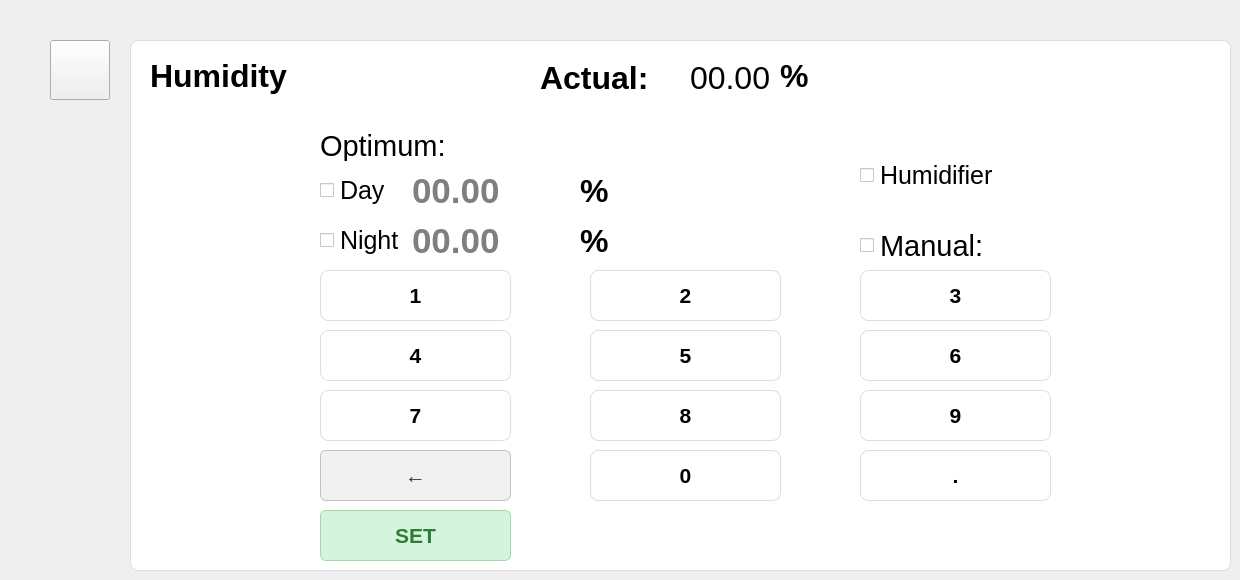
    <widget class="QWidget" name="humPage">
     <widget class="QPushButton" name="goDashboardFromHum">
      <property name="geometry">
       <rect>
        <x>50</x>
        <y>40</y>
        <width>60</width>
        <height>60</height>
       </rect>
      </property>
      <property name="font">
       <font>
        <pointsize>20</pointsize>
        <weight>75</weight>
        <bold>true</bold>
       </font>
      </property>
      <property name="text">
       <string/>
      </property>
      <property name="icon">
       <iconset>
        <normaloff>image-removebg-preview (2).png</normaloff>image-removebg-preview (2).png</iconset>
      </property>
      <property name="iconSize">
       <size>
        <width>40</width>
        <height>40</height>
       </size>
      </property>
     </widget>
     <widget class="QFrame" name="Humframe">
      <property name="geometry">
       <rect>
        <x>130</x>
        <y>40</y>
        <width>1101</width>
        <height>531</height>
       </rect>
      </property>
      <property name="styleSheet">
       <string notr="true">background-color: #ffffff;   /* Putih bersih */
    border: 1px solid #dddddd;  /* Border abu muda agar tidak terlalu kontras */
    border-radius: 8px;         /* Sudut agak membulat */</string>
      </property>
      <property name="frameShape">
       <enum>QFrame::StyledPanel</enum>
      </property>
      <property name="frameShadow">
       <enum>QFrame::Raised</enum>
      </property>
      <widget class="QLabel" name="subHumIcon">
       <property name="geometry">
        <rect>
         <x>190</x>
         <y>10</y>
         <width>41</width>
         <height>51</height>
        </rect>
       </property>
       <property name="font">
        <font>
         <pointsize>16</pointsize>
        </font>
       </property>
       <property name="styleSheet">
        <string notr="true">border: none;
</string>
       </property>
       <property name="text">
        <string/>
       </property>
       <property name="pixmap">
        <pixmap>download-removebg-preview (1) (1).png</pixmap>
       </property>
       <property name="scaledContents">
        <bool>true</bool>
       </property>
       <property name="indent">
        <number>1</number>
       </property>
      </widget>
      <widget class="QCheckBox" name="manualHumCheckBox">
       <property name="geometry">
        <rect>
         <x>730</x>
         <y>190</y>
         <width>141</width>
         <height>31</height>
        </rect>
       </property>
       <property name="font">
        <font>
         <pointsize>22</pointsize>
        </font>
       </property>
       <property name="styleSheet">
        <string notr="true">border: none;
</string>
       </property>
       <property name="text">
        <string>Manual:</string>
       </property>
       <property name="iconSize">
        <size>
         <width>24</width>
         <height>24</height>
        </size>
       </property>
      </widget>
      <widget class="QCheckBox" name="humOnOff">
       <property name="geometry">
        <rect>
         <x>730</x>
         <y>120</y>
         <width>151</width>
         <height>31</height>
        </rect>
       </property>
       <property name="font">
        <font>
         <pointsize>19</pointsize>
        </font>
       </property>
       <property name="styleSheet">
        <string notr="true">border: none;
</string>
       </property>
       <property name="text">
        <string>Humidifier</string>
       </property>
      </widget>
      <widget class="QPushButton" name="setHum">
       <property name="geometry">
        <rect>
         <x>190</x>
         <y>470</y>
         <width>191</width>
         <height>51</height>
        </rect>
       </property>
       <property name="sizePolicy">
        <sizepolicy hsizetype="Maximum" vsizetype="Fixed">
         <horstretch>0</horstretch>
         <verstretch>0</verstretch>
        </sizepolicy>
       </property>
       <property name="maximumSize">
        <size>
         <width>16777215</width>
         <height>16777215</height>
        </size>
       </property>
       <property name="baseSize">
        <size>
         <width>0</width>
         <height>0</height>
        </size>
       </property>
       <property name="font">
        <font>
         <pointsize>16</pointsize>
         <weight>75</weight>
         <bold>true</bold>
        </font>
       </property>
       <property name="styleSheet">
        <string notr="true">  background-color: #d4f4dd;      /* Hijau muda lembut */
    border: 1px solid #a3d9a5;      /* Border hijau natural */
    border-radius: 6px;             /* Sudut agak membulat */
    padding: 5px 12px;              /* Padding untuk kenyamanan klik */
    color: #2e7d32;                 /* Teks hijau gelap */
    font-weight: bold;</string>
       </property>
       <property name="text">
        <string>SET</string>
       </property>
       <property name="iconSize">
        <size>
         <width>16</width>
         <height>16</height>
        </size>
       </property>
      </widget>
      <widget class="QLabel" name="optHumTitle">
       <property name="geometry">
        <rect>
         <x>190</x>
         <y>90</y>
         <width>141</width>
         <height>31</height>
        </rect>
       </property>
       <property name="font">
        <font>
         <pointsize>22</pointsize>
        </font>
       </property>
       <property name="styleSheet">
        <string notr="true">border: none;
</string>
       </property>
       <property name="text">
        <string>Optimum:</string>
       </property>
      </widget>
      <widget class="QPushButton" name="buttonFiveHum">
       <property name="geometry">
        <rect>
         <x>460</x>
         <y>290</y>
         <width>191</width>
         <height>51</height>
        </rect>
       </property>
       <property name="sizePolicy">
        <sizepolicy hsizetype="Maximum" vsizetype="Fixed">
         <horstretch>0</horstretch>
         <verstretch>0</verstretch>
        </sizepolicy>
       </property>
       <property name="maximumSize">
        <size>
         <width>16777215</width>
         <height>16777215</height>
        </size>
       </property>
       <property name="baseSize">
        <size>
         <width>0</width>
         <height>0</height>
        </size>
       </property>
       <property name="font">
        <font>
         <pointsize>16</pointsize>
         <weight>75</weight>
         <bold>true</bold>
        </font>
       </property>
       <property name="text">
        <string>5</string>
       </property>
       <property name="iconSize">
        <size>
         <width>16</width>
         <height>16</height>
        </size>
       </property>
      </widget>
      <widget class="QPushButton" name="buttonZeroHum">
       <property name="geometry">
        <rect>
         <x>460</x>
         <y>410</y>
         <width>191</width>
         <height>51</height>
        </rect>
       </property>
       <property name="sizePolicy">
        <sizepolicy hsizetype="Maximum" vsizetype="Fixed">
         <horstretch>0</horstretch>
         <verstretch>0</verstretch>
        </sizepolicy>
       </property>
       <property name="maximumSize">
        <size>
         <width>16777215</width>
         <height>16777215</height>
        </size>
       </property>
       <property name="baseSize">
        <size>
         <width>0</width>
         <height>0</height>
        </size>
       </property>
       <property name="font">
        <font>
         <pointsize>16</pointsize>
         <weight>75</weight>
         <bold>true</bold>
        </font>
       </property>
       <property name="text">
        <string>0</string>
       </property>
       <property name="iconSize">
        <size>
         <width>16</width>
         <height>16</height>
        </size>
       </property>
      </widget>
      <widget class="QPushButton" name="buttonOneHum">
       <property name="geometry">
        <rect>
         <x>190</x>
         <y>230</y>
         <width>191</width>
         <height>51</height>
        </rect>
       </property>
       <property name="sizePolicy">
        <sizepolicy hsizetype="Maximum" vsizetype="Fixed">
         <horstretch>0</horstretch>
         <verstretch>0</verstretch>
        </sizepolicy>
       </property>
       <property name="maximumSize">
        <size>
         <width>16777215</width>
         <height>16777215</height>
        </size>
       </property>
       <property name="baseSize">
        <size>
         <width>0</width>
         <height>0</height>
        </size>
       </property>
       <property name="font">
        <font>
         <pointsize>16</pointsize>
         <weight>75</weight>
         <bold>true</bold>
        </font>
       </property>
       <property name="text">
        <string>1</string>
       </property>
       <property name="iconSize">
        <size>
         <width>16</width>
         <height>16</height>
        </size>
       </property>
      </widget>
      <widget class="QPushButton" name="buttonTwoHum">
       <property name="geometry">
        <rect>
         <x>460</x>
         <y>230</y>
         <width>191</width>
         <height>51</height>
        </rect>
       </property>
       <property name="sizePolicy">
        <sizepolicy hsizetype="Maximum" vsizetype="Fixed">
         <horstretch>0</horstretch>
         <verstretch>0</verstretch>
        </sizepolicy>
       </property>
       <property name="maximumSize">
        <size>
         <width>16777215</width>
         <height>16777215</height>
        </size>
       </property>
       <property name="baseSize">
        <size>
         <width>0</width>
         <height>0</height>
        </size>
       </property>
       <property name="font">
        <font>
         <pointsize>16</pointsize>
         <weight>75</weight>
         <bold>true</bold>
        </font>
       </property>
       <property name="text">
        <string>2</string>
       </property>
       <property name="iconSize">
        <size>
         <width>16</width>
         <height>16</height>
        </size>
       </property>
      </widget>
      <widget class="QCheckBox" name="humNightOnOff">
       <property name="geometry">
        <rect>
         <x>190</x>
         <y>180</y>
         <width>91</width>
         <height>41</height>
        </rect>
       </property>
       <property name="font">
        <font>
         <pointsize>19</pointsize>
        </font>
       </property>
       <property name="styleSheet">
        <string notr="true">border: none;
</string>
       </property>
       <property name="text">
        <string>Night</string>
       </property>
      </widget>
      <widget class="QLabel" name="subActualHumVal">
       <property name="geometry">
        <rect>
         <x>560</x>
         <y>12</y>
         <width>91</width>
         <height>51</height>
        </rect>
       </property>
       <property name="font">
        <font>
         <pointsize>24</pointsize>
         <weight>50</weight>
         <bold>false</bold>
        </font>
       </property>
       <property name="styleSheet">
        <string notr="true">border: none;
</string>
       </property>
       <property name="text">
        <string>00.00</string>
       </property>
      </widget>
      <widget class="QLabel" name="optHumUnit">
       <property name="geometry">
        <rect>
         <x>450</x>
         <y>130</y>
         <width>51</width>
         <height>41</height>
        </rect>
       </property>
       <property name="font">
        <font>
         <pointsize>24</pointsize>
         <weight>75</weight>
         <bold>true</bold>
        </font>
       </property>
       <property name="styleSheet">
        <string notr="true">border: none;
</string>
       </property>
       <property name="text">
        <string>%</string>
       </property>
      </widget>
      <widget class="QLabel" name="optHumUnit_2">
       <property name="geometry">
        <rect>
         <x>450</x>
         <y>180</y>
         <width>51</width>
         <height>41</height>
        </rect>
       </property>
       <property name="font">
        <font>
         <pointsize>24</pointsize>
         <weight>75</weight>
         <bold>true</bold>
        </font>
       </property>
       <property name="styleSheet">
        <string notr="true">border: none;
</string>
       </property>
       <property name="text">
        <string>%</string>
       </property>
      </widget>
      <widget class="QLineEdit" name="humSetPointNight">
       <property name="geometry">
        <rect>
         <x>280</x>
         <y>180</y>
         <width>161</width>
         <height>41</height>
        </rect>
       </property>
       <property name="font">
        <font>
         <pointsize>26</pointsize>
         <weight>75</weight>
         <bold>true</bold>
        </font>
       </property>
       <property name="styleSheet">
        <string notr="true">border: none;
</string>
       </property>
       <property name="text">
        <string/>
       </property>
       <property name="placeholderText">
        <string>00.00</string>
       </property>
      </widget>
      <widget class="QPushButton" name="buttonSevenHum">
       <property name="geometry">
        <rect>
         <x>190</x>
         <y>350</y>
         <width>191</width>
         <height>51</height>
        </rect>
       </property>
       <property name="sizePolicy">
        <sizepolicy hsizetype="Maximum" vsizetype="Fixed">
         <horstretch>0</horstretch>
         <verstretch>0</verstretch>
        </sizepolicy>
       </property>
       <property name="maximumSize">
        <size>
         <width>16777215</width>
         <height>16777215</height>
        </size>
       </property>
       <property name="baseSize">
        <size>
         <width>0</width>
         <height>0</height>
        </size>
       </property>
       <property name="font">
        <font>
         <pointsize>16</pointsize>
         <weight>75</weight>
         <bold>true</bold>
        </font>
       </property>
       <property name="text">
        <string>7</string>
       </property>
       <property name="iconSize">
        <size>
         <width>16</width>
         <height>16</height>
        </size>
       </property>
      </widget>
      <widget class="QLineEdit" name="humSetPointDay">
       <property name="geometry">
        <rect>
         <x>280</x>
         <y>130</y>
         <width>161</width>
         <height>41</height>
        </rect>
       </property>
       <property name="font">
        <font>
         <pointsize>26</pointsize>
         <weight>75</weight>
         <bold>true</bold>
        </font>
       </property>
       <property name="styleSheet">
        <string notr="true">border: none;
</string>
       </property>
       <property name="text">
        <string/>
       </property>
       <property name="placeholderText">
        <string>00.00</string>
       </property>
      </widget>
      <widget class="QPushButton" name="buttonCommaHum">
       <property name="geometry">
        <rect>
         <x>730</x>
         <y>410</y>
         <width>191</width>
         <height>51</height>
        </rect>
       </property>
       <property name="sizePolicy">
        <sizepolicy hsizetype="Maximum" vsizetype="Fixed">
         <horstretch>0</horstretch>
         <verstretch>0</verstretch>
        </sizepolicy>
       </property>
       <property name="maximumSize">
        <size>
         <width>16777215</width>
         <height>16777215</height>
        </size>
       </property>
       <property name="baseSize">
        <size>
         <width>0</width>
         <height>0</height>
        </size>
       </property>
       <property name="font">
        <font>
         <pointsize>16</pointsize>
         <weight>75</weight>
         <bold>true</bold>
        </font>
       </property>
       <property name="text">
        <string>.</string>
       </property>
       <property name="iconSize">
        <size>
         <width>16</width>
         <height>16</height>
        </size>
       </property>
      </widget>
      <widget class="QPushButton" name="buttonSixHum">
       <property name="geometry">
        <rect>
         <x>730</x>
         <y>290</y>
         <width>191</width>
         <height>51</height>
        </rect>
       </property>
       <property name="sizePolicy">
        <sizepolicy hsizetype="Maximum" vsizetype="Fixed">
         <horstretch>0</horstretch>
         <verstretch>0</verstretch>
        </sizepolicy>
       </property>
       <property name="maximumSize">
        <size>
         <width>16777215</width>
         <height>16777215</height>
        </size>
       </property>
       <property name="baseSize">
        <size>
         <width>0</width>
         <height>0</height>
        </size>
       </property>
       <property name="font">
        <font>
         <pointsize>16</pointsize>
         <weight>75</weight>
         <bold>true</bold>
        </font>
       </property>
       <property name="text">
        <string>6</string>
       </property>
       <property name="iconSize">
        <size>
         <width>16</width>
         <height>16</height>
        </size>
       </property>
      </widget>
      <widget class="QCheckBox" name="humDayOnOff">
       <property name="geometry">
        <rect>
         <x>190</x>
         <y>130</y>
         <width>81</width>
         <height>41</height>
        </rect>
       </property>
       <property name="font">
        <font>
         <pointsize>19</pointsize>
        </font>
       </property>
       <property name="styleSheet">
        <string notr="true">border: none;
</string>
       </property>
       <property name="text">
        <string>Day</string>
       </property>
      </widget>
      <widget class="QPushButton" name="buttonThreeHum">
       <property name="geometry">
        <rect>
         <x>730</x>
         <y>230</y>
         <width>191</width>
         <height>51</height>
        </rect>
       </property>
       <property name="sizePolicy">
        <sizepolicy hsizetype="Maximum" vsizetype="Fixed">
         <horstretch>0</horstretch>
         <verstretch>0</verstretch>
        </sizepolicy>
       </property>
       <property name="maximumSize">
        <size>
         <width>16777215</width>
         <height>16777215</height>
        </size>
       </property>
       <property name="baseSize">
        <size>
         <width>0</width>
         <height>0</height>
        </size>
       </property>
       <property name="font">
        <font>
         <pointsize>16</pointsize>
         <weight>75</weight>
         <bold>true</bold>
        </font>
       </property>
       <property name="text">
        <string>3</string>
       </property>
       <property name="iconSize">
        <size>
         <width>16</width>
         <height>16</height>
        </size>
       </property>
      </widget>
      <widget class="QPushButton" name="buttonEightHum">
       <property name="geometry">
        <rect>
         <x>460</x>
         <y>350</y>
         <width>191</width>
         <height>51</height>
        </rect>
       </property>
       <property name="sizePolicy">
        <sizepolicy hsizetype="Maximum" vsizetype="Fixed">
         <horstretch>0</horstretch>
         <verstretch>0</verstretch>
        </sizepolicy>
       </property>
       <property name="maximumSize">
        <size>
         <width>16777215</width>
         <height>16777215</height>
        </size>
       </property>
       <property name="baseSize">
        <size>
         <width>0</width>
         <height>0</height>
        </size>
       </property>
       <property name="font">
        <font>
         <pointsize>16</pointsize>
         <weight>75</weight>
         <bold>true</bold>
        </font>
       </property>
       <property name="text">
        <string>8</string>
       </property>
       <property name="iconSize">
        <size>
         <width>16</width>
         <height>16</height>
        </size>
       </property>
      </widget>
      <widget class="QPushButton" name="buttonDelHum">
       <property name="geometry">
        <rect>
         <x>190</x>
         <y>410</y>
         <width>191</width>
         <height>51</height>
        </rect>
       </property>
       <property name="sizePolicy">
        <sizepolicy hsizetype="Maximum" vsizetype="Fixed">
         <horstretch>0</horstretch>
         <verstretch>0</verstretch>
        </sizepolicy>
       </property>
       <property name="maximumSize">
        <size>
         <width>16777215</width>
         <height>16777215</height>
        </size>
       </property>
       <property name="baseSize">
        <size>
         <width>0</width>
         <height>0</height>
        </size>
       </property>
       <property name="font">
        <font>
         <pointsize>16</pointsize>
         <weight>75</weight>
         <bold>true</bold>
        </font>
       </property>
       <property name="styleSheet">
        <string notr="true">  background-color: #f0f0f0;       /* Abu-abu muda */
    border: 1px solid #c0c0c0;       /* Border abu yang sedikit lebih gelap */
    border-radius: 6px;
    padding: 5px 12px;
    color: #333333;                  /* Teks abu gelap */
    font-weight: bold;</string>
       </property>
       <property name="text">
        <string>←</string>
       </property>
       <property name="iconSize">
        <size>
         <width>16</width>
         <height>16</height>
        </size>
       </property>
      </widget>
      <widget class="QPushButton" name="buttonFourHum">
       <property name="geometry">
        <rect>
         <x>190</x>
         <y>290</y>
         <width>191</width>
         <height>51</height>
        </rect>
       </property>
       <property name="sizePolicy">
        <sizepolicy hsizetype="Maximum" vsizetype="Fixed">
         <horstretch>0</horstretch>
         <verstretch>0</verstretch>
        </sizepolicy>
       </property>
       <property name="maximumSize">
        <size>
         <width>16777215</width>
         <height>16777215</height>
        </size>
       </property>
       <property name="baseSize">
        <size>
         <width>0</width>
         <height>0</height>
        </size>
       </property>
       <property name="font">
        <font>
         <pointsize>16</pointsize>
         <weight>75</weight>
         <bold>true</bold>
        </font>
       </property>
       <property name="text">
        <string>4</string>
       </property>
       <property name="iconSize">
        <size>
         <width>16</width>
         <height>16</height>
        </size>
       </property>
      </widget>
      <widget class="QLabel" name="subActualHumUnit">
       <property name="geometry">
        <rect>
         <x>650</x>
         <y>20</y>
         <width>51</width>
         <height>31</height>
        </rect>
       </property>
       <property name="font">
        <font>
         <pointsize>24</pointsize>
         <weight>75</weight>
         <bold>true</bold>
        </font>
       </property>
       <property name="styleSheet">
        <string notr="true">border: none;
</string>
       </property>
       <property name="text">
        <string>%</string>
       </property>
      </widget>
      <widget class="QLabel" name="subHumTitle">
       <property name="geometry">
        <rect>
         <x>20</x>
         <y>10</y>
         <width>161</width>
         <height>51</height>
        </rect>
       </property>
       <property name="font">
        <font>
         <pointsize>24</pointsize>
         <weight>75</weight>
         <bold>true</bold>
        </font>
       </property>
       <property name="styleSheet">
        <string notr="true">border: none;
</string>
       </property>
       <property name="text">
        <string>Humidity</string>
       </property>
      </widget>
      <widget class="QPushButton" name="buttonNineHum">
       <property name="geometry">
        <rect>
         <x>730</x>
         <y>350</y>
         <width>191</width>
         <height>51</height>
        </rect>
       </property>
       <property name="sizePolicy">
        <sizepolicy hsizetype="Maximum" vsizetype="Fixed">
         <horstretch>0</horstretch>
         <verstretch>0</verstretch>
        </sizepolicy>
       </property>
       <property name="maximumSize">
        <size>
         <width>16777215</width>
         <height>16777215</height>
        </size>
       </property>
       <property name="baseSize">
        <size>
         <width>0</width>
         <height>0</height>
        </size>
       </property>
       <property name="font">
        <font>
         <pointsize>16</pointsize>
         <weight>75</weight>
         <bold>true</bold>
        </font>
       </property>
       <property name="text">
        <string>9</string>
       </property>
       <property name="iconSize">
        <size>
         <width>16</width>
         <height>16</height>
        </size>
       </property>
      </widget>
      <widget class="QLabel" name="subHumTitle_2">
       <property name="geometry">
        <rect>
         <x>410</x>
         <y>12</y>
         <width>151</width>
         <height>51</height>
        </rect>
       </property>
       <property name="font">
        <font>
         <pointsize>24</pointsize>
         <weight>75</weight>
         <bold>true</bold>
        </font>
       </property>
       <property name="styleSheet">
        <string notr="true">border: none;
</string>
       </property>
       <property name="text">
        <string>Actual:</string>
       </property>
      </widget>
     </widget>
     <zorder>Humframe</zorder>
     <zorder>goDashboardFromHum</zorder>
    </widget>
